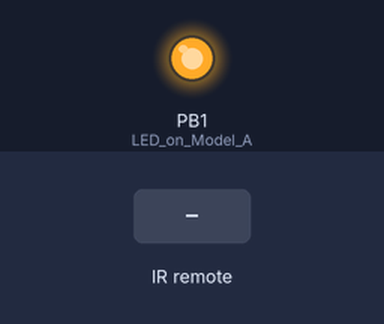
Bench run of a sketch on a simulated ATtiny85, built with avr-gcc and run on an emulated ATtiny85. On the bench: output pins drawn as LEDs (lit = HIGH). Inputs (shaded band) come from the test bench. What the sketch prints to the serial monitor is not drawn.

Above: at 0.1 s.
At 6.2 s:
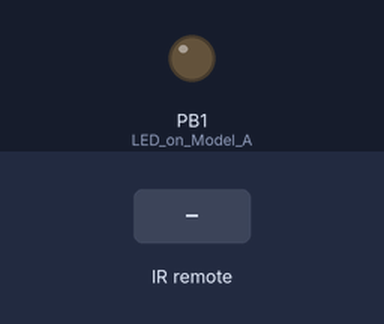
6.3 s: infrared code 0xFFFFB681 received
Timing chart, 0 to 9.3 s (numbered marks = the images above; inputs shaded):
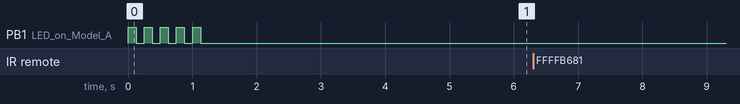

Measured:
- after the input at 6.3 s, every drawn part: stays the same

The sketch:

IRRecvDump.ino
```cpp
// (licence header left out)
#include <IRremote.h>

#if defined(__AVR_ATtiny45__) || defined(__AVR_ATtiny85__)
  #define IS_AVTINY
  int RECV_PIN = 2;
  #define ENABLE_MagiQuest
  // add others as to fit in Tiny
#else
  int RECV_PIN = 11;
  #define ENABLE_MagiQuest
  #define ENABLE_NEC
  #define ENABLE_SONY
  #define ENABLE_Sanyo
  #define ENABLE_Mitsubishi
  #define ENABLE_Panasonic
  #define ENABLE_RC5
  #define ENABLE_RC6
  #define ENABLE_SymaR3
  #define ENABLE_SymaR5
  #define ENABLE_Useries
  #define ENABLE_FastLane
  #define ENABLE_JVC
  #define ENABLE_RCMM
#endif


IRrecv irrecv(RECV_PIN);

decode_results results;

void setup()
{
  Serial.begin(9600);
  Serial.println("starting...");
  irrecv.enableIRIn(); // Start the receiver
  pinMode(13, OUTPUT); //LED on Model A
  pinMode(9, OUTPUT); //LED on Model A

#ifdef IS_AVTINY
  pinMode(1, OUTPUT); //LED on Model A


  for (int i = 0; i < 5; i++) {
    digitalWrite(1, HIGH);
    delay(125);               // wait for a second
    digitalWrite(1, LOW);
    delay(125);               // wait for a second
  }

  for (int i = 0; i < 5; i++) {
    digitalWrite(13, HIGH);
    delay(125);               // wait for a second
    digitalWrite(13, LOW);
    delay(125);               // wait for a second
  }

  for (int i = 0; i < 5; i++) {
    digitalWrite(9, HIGH);
    delay(125);               // wait for a second
    digitalWrite(9, LOW);
    delay(125);               // wait for a second
  }

  for (int i = 0; i < 5; i++) {
    digitalWrite(10, HIGH);
    delay(125);               // wait for a second
    digitalWrite(10, LOW);
    delay(125);               // wait for a second
  }

#endif //IS_AVTINY
}

// Dumps out the decode_results structure.
// Call this after IRrecv::decode()
// void * to work around compiler issue
//void dump(void *v) {
//  decode_results *results = (decode_results *)v
void dump(decode_results *results) {

  int count = results->rawlen;

//#ifndef IS_AVTINY
  if (results->decode_type == UNKNOWN) {
    Serial.print("Unknown encoding: ");
  }
//#endif //IS_AVTINY

#ifdef ENABLE_NEC
  else if (results->decode_type == NEC) {
    Serial.print("Decoded NEC: ");
  }
  else if (results->decode_type == SONY) {
    Serial.print("Decoded SONY: ");
  }
#endif //ENABLE_NEC

#ifdef ENABLE_MagiQuest
  else if (results->decode_type == MAGIQUEST) {
  #ifndef IS_AVTINY
    Serial.print("Decoded MAGIQUEST - Magnitude=");
    Serial.print(results->magiquestMagnitude, HEX);
    Serial.print(", wand_id=");
  #endif //IS_AVTINY
  int wand = results->value;
  Serial.println(wand, HEX);
    if (wand == 0x7281) {
      Serial.println("Haylie");
      for (int i = 0; i < 2; i++) {
        digitalWrite(9, HIGH);
        delay(250);               // wait for a second
        digitalWrite(9, LOW);
        delay(125);               // wait for a second
      }
    }
    if (wand == 0x0001) {
      Serial.println("Simon");
      for (int i = 0; i < 2; i++) {
        digitalWrite(13, HIGH);
        delay(250);               // wait for a second
        digitalWrite(13, LOW);
        delay(125);               // wait for a second
      }
    }
  //FFFFB681
    if (wand == 0xFFFFB681) {
      Serial.println("Josiah");
      for (int i = 0; i < 2; i++) {
        digitalWrite(10, HIGH);
        delay(250);               // wait for a second
        digitalWrite(10, LOW);
        delay(125);               // wait for a second
      }
    }
  }

#endif //ENABLE_MagiQuest

#ifdef ENABLE_RC5
  else if (results->decode_type == RC5) {
    Serial.print("Decoded RC5: ");
  }
  else if (results->decode_type == RC6) {
    Serial.print("Decoded RC6: ");
  }
#endif //ENABLE_RC5

#ifdef ENABLE_Panasonic
  else if (results->decode_type == PANASONIC) {
    Serial.print("Decoded PANASONIC - Address: ");
    Serial.print(results->panasonicAddress,HEX);
    Serial.print(", Value: ");
    for (int i = 0; i < 3; i++) {
      digitalWrite(1, HIGH);
      delay(250);               // wait for a second
      digitalWrite(1, LOW);
      delay(125);               // wait for a second
    }
  }
#endif //ENABLE_Panasonic

#ifdef ENABLE_Syma
  else if (results->decode_type == SYMA_R5) {
    Serial.print("Decoded SYMA_R5 - ");
    Serial.print(" C="); Serial.print(results->helicopter.symaR5.Channel);
    Serial.print("("); Serial.write(results->helicopter.symaR5.Channel + 0x41); Serial.print(")");
    Serial.print(" T="); Serial.print(results->helicopter.symaR5.Throttle,DEC);
    Serial.print(" P="); Serial.print(results->helicopter.symaR5.Pitch,DEC);
    Serial.print(" Y="); Serial.print(results->helicopter.symaR5.Yaw,DEC);
    Serial.print(" t="); Serial.print(results->helicopter.symaR5.Trim,DEC);
  }
#endif //ENABLE_Syma

#ifdef ENABLE_Syma
  else if (results->decode_type == SYMA_R3) {
    Serial.print("Decoded SYMA_R3 - ");
    Serial.print(" C="); Serial.print(results->helicopter.symaR3.Channel);
    Serial.print("("); Serial.write(results->helicopter.symaR3.Channel + 0x41); Serial.print(")");
    Serial.print(" T="); Serial.print(results->helicopter.symaR3.Throttle,DEC);
    Serial.print(" P="); Serial.print(results->helicopter.symaR3.Pitch,DEC);
    Serial.print(" Y="); Serial.print(results->helicopter.symaR3.Yaw,DEC);
  }
#endif //ENABLE_Syma

#ifdef ENABLE_Useries
  else if (results->decode_type == USERIES) {
    // temp variables to hold Channel from propietary format.
    uint8_t Channel = results->helicopter.uSeries.Channel;

    //convert Channel to easy A,B,C
    switch (Channel) {
      case 1:
      case 2:
        Channel--;
        break;
      case 0:
        Channel = 2;
        break;
    } // ~case

    Serial.print("Decoded Useries - ");
    Serial.print(" C="); Serial.print(results->helicopter.uSeries.Channel,DEC);
    Serial.print("("); Serial.write(Channel + 0x41); Serial.print(")");
    Serial.print(" T="); Serial.print(results->helicopter.uSeries.Throttle,DEC);
    Serial.print(" P="); Serial.print(results->helicopter.uSeries.Pitch,DEC);
    Serial.print(" Y="); Serial.print(results->helicopter.uSeries.Yaw,DEC);
    Serial.print(" t="); Serial.print(results->helicopter.uSeries.Trim,DEC);
    Serial.print(" Turbo="); Serial.print(results->helicopter.uSeries.Turbo,DEC);
    Serial.print(" Lbutton="); Serial.print(results->helicopter.uSeries.Lbutton,DEC);
    Serial.print(" Rbutton="); Serial.print(results->helicopter.uSeries.Rbutton,DEC);
    Serial.print(" Leftover="); Serial.print(results->helicopter.uSeries.cksum,DEC);
    Serial.print(" Parity="); Serial.print(results->parity,DEC);
  }
#endif //ENABLE_Useries

#ifdef ENABLE_FastLane
  else if (results->decode_type == FASTLANE) {
    // temp variables to hold FastLane's unsigned integers from propietary magnitude and direction bits.
    uint8_t Yaw;
    uint8_t Trim;
    uint8_t Channel;

    //convert Yaw's direction bit to unsigned integers, for easy scaling
    if (results->helicopter.fastlane.Yaw_dir) {
      Yaw = 16 - results->helicopter.fastlane.Yaw;
    } else {
      Yaw = 16 + results->helicopter.fastlane.Yaw;
    }

    //convert Trim's direction bit to unsigned integers, for easy scaling
    if (results->helicopter.fastlane.Trim_dir) {
      Trim = 16 - results->helicopter.fastlane.Trim;
    } else {
      Trim = 16 + results->helicopter.fastlane.Trim;
    }

    //convert Channel to easy A,B,C
    Channel = ((results->helicopter.fastlane.Channel >> 1) & 0x55) | ((results->helicopter.fastlane.Channel << 1) & 0xaa);

    Serial.print("Decoded FastLane - ");
    Serial.print(millis()); Serial.print("ms ");
    Serial.print(" C="); Serial.print(results->helicopter.fastlane.Channel,DEC);
    Serial.print("("); Serial.write(Channel + 0x41); Serial.print(")");
    Serial.print(" T="); Serial.print(results->helicopter.fastlane.Throttle,DEC);
    Serial.print(" P="); Serial.print(results->helicopter.fastlane.Pitch,DEC);
    Serial.print(" Yd="); Serial.print(results->helicopter.fastlane.Yaw_dir,DEC);
    Serial.print(" Y="); Serial.print(results->helicopter.fastlane.Yaw,DEC);
    Serial.print("(u"); Serial.print(Yaw,DEC);Serial.print(")");
    Serial.print(" td="); Serial.print(results->helicopter.fastlane.Trim_dir,DEC);
    Serial.print(" t="); Serial.print(results->helicopter.fastlane.Trim,DEC);
    Serial.print("(u"); Serial.print(Trim,DEC); Serial.print(")");
    Serial.print(" F="); Serial.print(results->helicopter.fastlane.Fire,DEC);

  }
#endif //ENABLE_FastLane

#ifdef ENABLE_JVC
  else if (results->decode_type == JVC) {
     Serial.print("Decoded JVC: ");
  }
#endif //ENABLE_JVC

#ifdef ENABLE_RCMM
  else if (results->decode_type == RCMM) {
     Serial.print("Decoded RCMM: ");
  }
  Serial.print(" value=");
  Serial.print(results->value, HEX);
  Serial.print(" (");
  Serial.print(results->bits, DEC);
  Serial.println(" bits)");
  Serial.print("Raw (");
  Serial.print(count, DEC);
  Serial.print("): ");

  for (int i = 0; i < count; i++) {
    if ((i % 2) == 1) {
      Serial.print(results->rawbuf[i]*USECPERTICK, DEC);
    }
    else {
      Serial.print(-(long)results->rawbuf[i]*USECPERTICK, DEC);
    }
    Serial.print(" ");
  }
  Serial.println("");
#endif //ENABLE_RCMM
}


void loop() {
  if (irrecv.decode(&results)) {
    Serial.println(results.value, HEX);
    dump(&results);
    irrecv.resume(); // Receive the next value
  }
}
```
